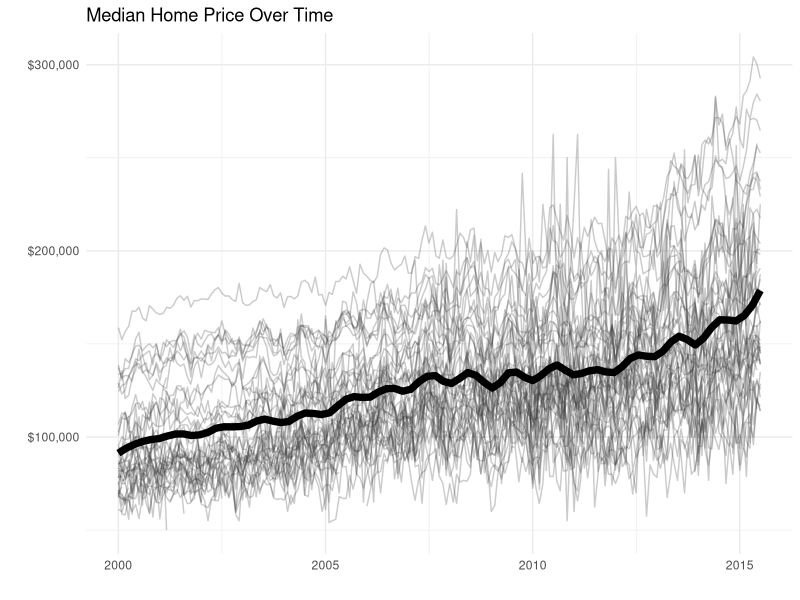
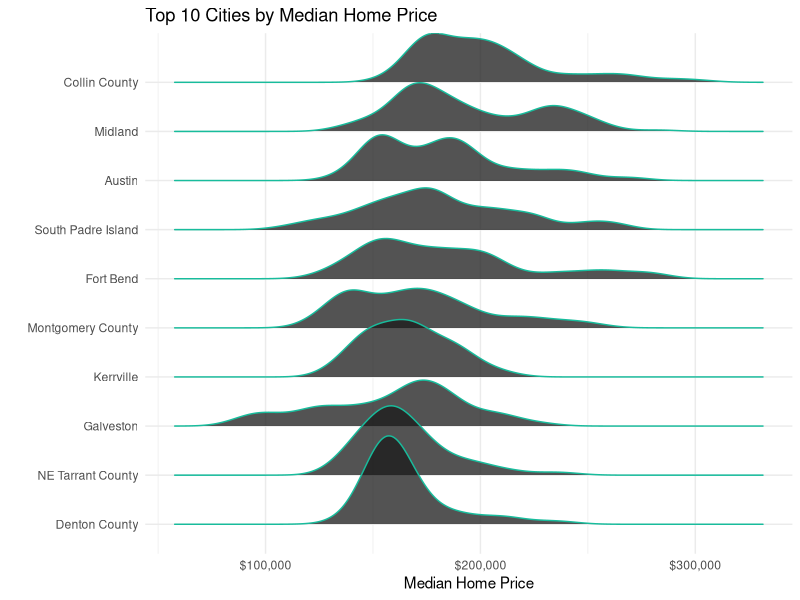

These figures' R source, in order: (Note: this script raises an error after producing the figures.)
# R TIPS ----
# TIP 035 | patchwork: combine ggplots into 1 ----
#
# 👉 For Weekly R-Tips, Sign Up Here: https://learn.business-science.io/r-tips-newsletter

# LIBRARIES ----

library(patchwork)
library(ggridges)
library(ggrepel)
library(maps)
library(tidyverse)
library(lubridate)


# 1.0 Data Transformation -----

txhousing_tbl <- txhousing %>%
    mutate(date = lubridate::make_date(year, month))


# 2.0 Make Subplots ----

# 2.1 Time Series ----

gg_tx_timeseries <- txhousing_tbl %>%
    ggplot(aes(date, median, group = city)) +
    geom_line(color = "gray20", alpha = 0.25) +
    geom_smooth(
        aes(group = NULL),
        method = "loess",
        span = 0.1,
        se = FALSE,
        size = 2.5,
        color = "black"
    ) +
    theme_minimal() +
    scale_y_continuous(labels = scales::dollar_format()) +
    labs(y = "", x = "", title = "Median Home Price Over Time")
gg_tx_timeseries

# 2.2 Top Cities Ridgeline Plot ----

gg_tx_ridge <- txhousing_tbl %>%
    drop_na() %>%
    mutate(city = factor(city) %>% fct_reorder(median) %>% fct_rev()) %>%
    filter(as.numeric(city) %in% (1:10)) %>%

    ggplot(aes(x = median, y = fct_rev(city))) +
    geom_density_ridges(
        color = "#18BC9C",
        fill  = "gray10",
        alpha = 0.75,
        size  = 1
    ) +
    scale_x_continuous(labels = scales::dollar_format()) +
    theme_minimal() +
    labs(x = "Median Home Price", y = "", title = "Top 10 Cities by Median Home Price")

gg_tx_ridge

# 2.3 Texas Map ----

texas_housing_tbl <- txhousing_tbl %>%
    group_by(city) %>%
    summarise(median = median(median, na.rm = T)) %>%
    ungroup() %>%
    mutate(city = str_to_lower(city))

texas_cities_tbl <- us.cities %>%
    filter(country.etc == "TX") %>%
    mutate(name = name %>%
               str_sub(end = nchar(name) - 3) %>%
               str_to_lower() %>%
               str_trim()
    ) %>%
    left_join(texas_housing_tbl, by = c("name" = "city"))

texas_outline_tbl <- map_data("state", region = "texas") %>% as_tibble()

gg_tx_map <- texas_cities_tbl %>%
    drop_na() %>%
    ggplot(aes(x = long, y = lat, size = median)) +
    geom_polygon(
        data  = texas_outline_tbl,
        aes(x = long, y = lat, group = group, size = NULL),
        color = "black",
        size = 1.5,
        fill = "#18bc9c"
    ) +
    geom_point() +
    geom_text_repel(aes(label = str_to_title(name)), max.overlaps = 5) +
    # scale_color_viridis_c() +
    coord_map() +
    theme_void() +
    labs(title = "Median Home Prices by City", x = "", y = "") +
    theme(legend.position = "none")

gg_tx_map

# 3.0 Patchwork ----

gg_tx_map + (gg_tx_timeseries / gg_tx_ridge) +
    plot_layout(widths = c(3,2), tag_level = "new") +
    plot_annotation(
        title      = "Texas Real-Estate Statistics",
        subtitle   = "The untold secrets of prime-real estate in the Lonestar State.\n",
        tag_levels = "A",
        tag_prefix = "Fig. ",
        tag_suffix = ":"
    ) &
    theme(plot.tag.position = c(0, 1),
          plot.tag = element_text(size = 8, hjust = 0, vjust = 0))



